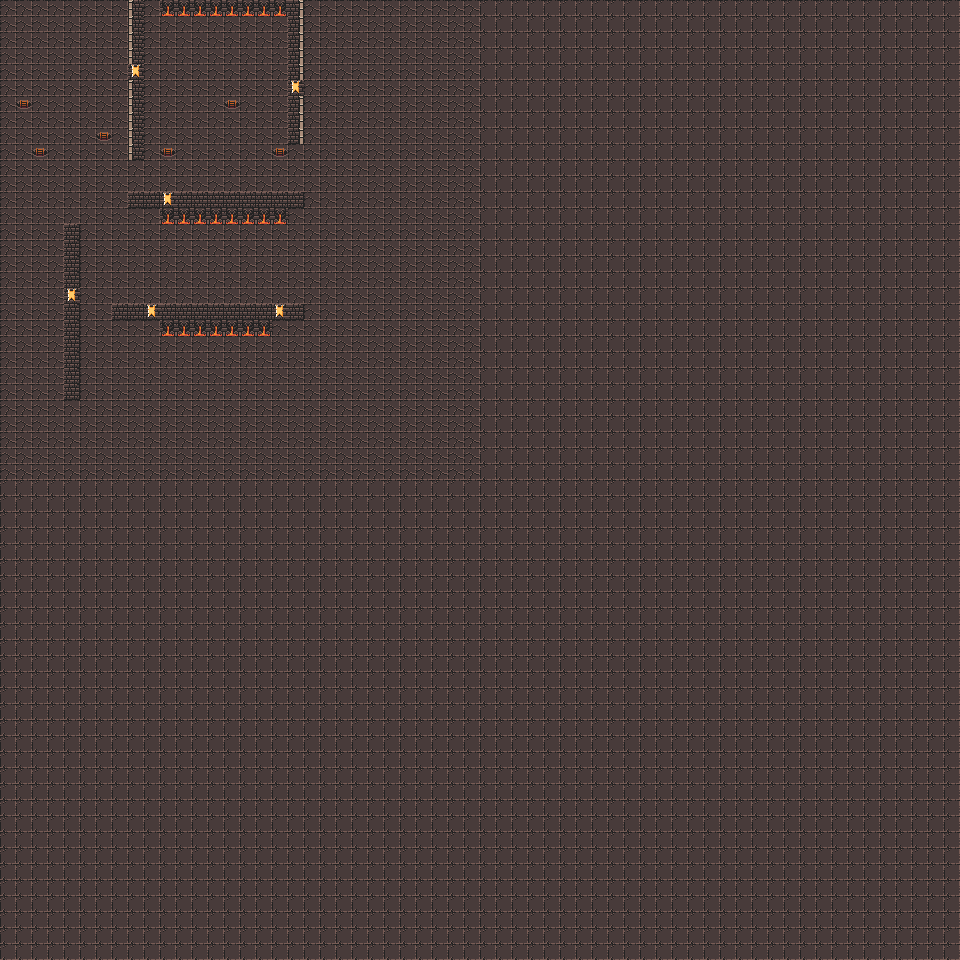

This is a level from a 2D game, rendered from its Tiled map with the project's own tilesets. A one-line summary and the map file follow, with tile-layer data summarised:
An orthogonal 60x60 tile map with 16x16 px tiles, 2 tile layers (ground, wall), 2 tilesets and 8 objects.

<map version="1.9" tiledversion="1.9.2" orientation="orthogonal" renderorder="right-down" width="60" height="60" tilewidth="16" tileheight="16" infinite="0" nextlayerid="4" nextobjectid="16">
 <editorsettings>
  <export target="testMap.lua" format="lua" />
 </editorsettings>
 <tileset firstgid="1" name="testiles" tilewidth="16" tileheight="16" tilecount="1024" columns="32">
  <image source="../assets/0x72_DungeonTilesetII_v1.4.png" width="512" height="512" />
 </tileset>
 <tileset firstgid="1025" name="dungeontileset-extended" tilewidth="16" tileheight="16" tilecount="4096" columns="64">
  <image source="../assets/dungeontileset-extended.png" width="1024" height="1024" />
 </tileset>
 <layer id="1" name="ground" width="60" height="60">
  <data>[3600 cells, 3600 non-empty, 2 distinct tile ids]</data>
 </layer>
 <layer id="2" name="wall" width="60" height="60">
  <data>[3600 cells, 82 non-empty, 6 distinct tile ids]</data>
 </layer>
 <objectgroup id="3" name="walls">
  <object id="1" x="128" y="1" width="15" height="159.5" />
  <object id="2" x="287" y="1" width="16.5" height="142" />
  <object id="3" x="127.5" y="191.5" width="175.5" height="15" />
  <object id="4" x="159" y="207.5" width="128.5" height="17" />
  <object id="5" x="63" y="223" width="18.5" height="175.5" />
  <object id="10" x="112.5" y="304" width="189.5" height="17" />
  <object id="11" x="159" y="322" width="113" height="15.5" />
  <object id="12" x="159" y="0" width="126.5" height="18" />
 </objectgroup>
</map>
